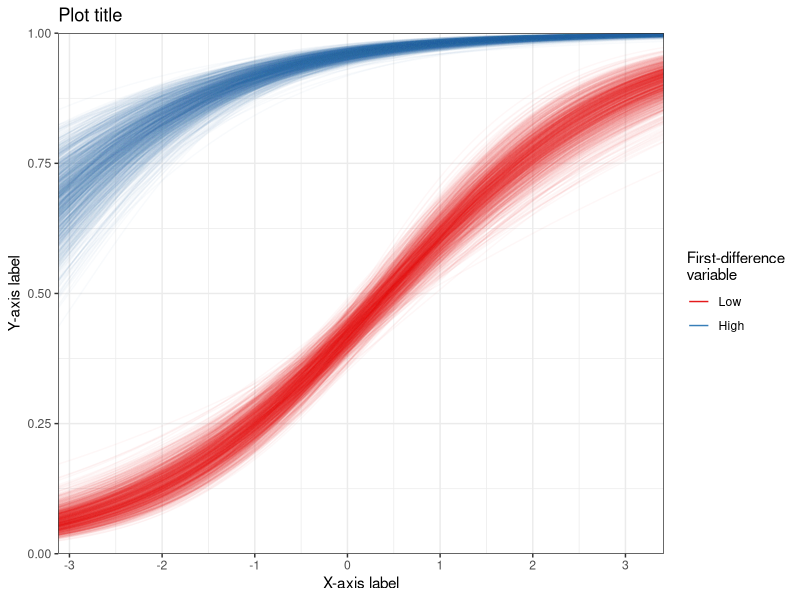

R code for this plot:
# http://is-r.tumblr.com/post/32193893263/simple-visually-weighted-regression-plots
# A simple approach to visually-weighted regression plots

doInstall <- TRUE  # Change to FALSE if you don't want packages installed.
toInstall <- c("ggplot2", "reshape2", "MASS")
if(doInstall){install.packages(toInstall, repos = "http://cran.us.r-project.org")}
lapply(toInstall, library, character.only = TRUE)

# Generate some data:
nn <- 1000
myData <- data.frame(X = rnorm(nn),
                     Binary = sample(c(0, 1), nn, replace = T))
myData$Y <- with(myData, X * 2 + Binary * 10 + rnorm(nn, sd = 5))
myData$Y <- (myData$Y > 1) * 1
head(myData)

# Model:
myModel <- glm(Y ~ X + Binary, data = myData, family = "binomial")

# Generate predictions
nSims <- 1000
someScenarios <- expand.grid(1,  # Intercept
  seq(min(myData$X), max(myData$X), len = 100),  # A sequence covering the range of X values
  c(0, 1))  # The minimum and maximum of a binary variable, or some other first difference
  
simDraws <- mvrnorm(nSims, coef(myModel), vcov(myModel))
simYhats <- simDraws %*% t(someScenarios)
simYhats <- plogis(simYhats)

dim(simYhats)  # Simulated predictions

# Combine scenario definitions and predictions.
predictionFrame <- data.frame(someScenarios, t(simYhats))
# Reshape wide -> long:
longFrame <- melt(predictionFrame, id.vars = colnames(someScenarios))

head(longFrame)
zp1 <- ggplot(data = longFrame,
              aes(x = Var2, y = value, group = paste(variable, Var3), colour = factor(Var3)))
zp1 <- zp1 + geom_line(alpha = I(1/sqrt(nSims)))
zp1 <- zp1 + scale_x_continuous("X-axis label", expand = c(0, 0))
zp1 <- zp1 + scale_y_continuous("Y-axis label", limits = c(0, 1), expand = c(0, 0))
zp1 <- zp1 + scale_colour_brewer(palette="Set1", labels = c("Low", "High"))  # Change colour palette
zp1 <- zp1 + guides(colour = guide_legend("First-difference\nvariable",
                                          override.aes = list(alpha = 1)))  # Avoid an alpha-related legend problem
zp1 <- zp1 + ggtitle("Plot title")
zp1 <- zp1 + theme_bw()
print(zp1)  # This might take a few seconds...
